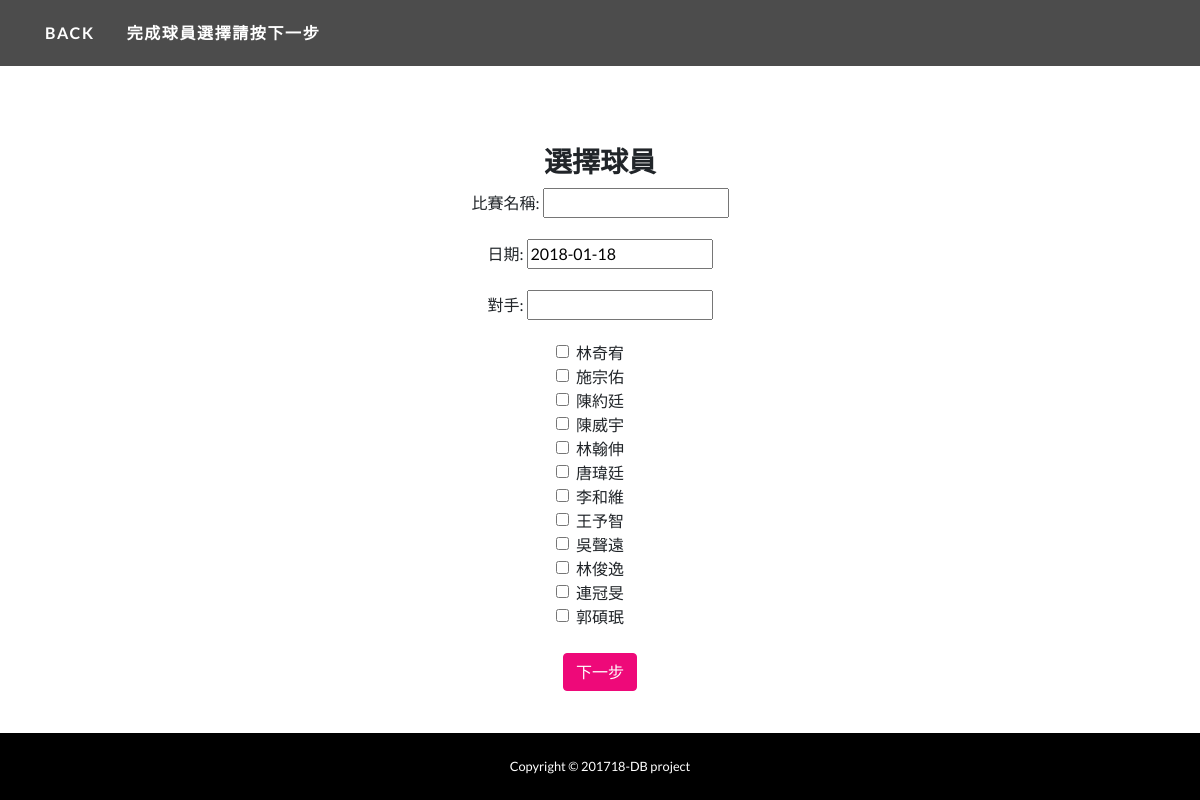
Screenshot of /record/2/newGame/ with the database file from the repository.
### basketR/models.py (models this page shows, shortened)
class Player(models.Model):
	pID 	= models.AutoField(primary_key=True)
	team    = models.ForeignKey(
		Team,
		models.SET_NULL,
		blank=False,
		null=True,
	)
	pNum	= models.IntegerField(blank=False) #背號
	pName 	= models.CharField(max_length=50)
	stuID	= models.CharField(max_length=15)

### basketR/views.py (the view)
# urls.py: url(r'^record/(?P<tID>\d+)/newGame/$', views.addGame, name='addGame'),
def addGame(request, tID):
	team = Team.objects.get(tID=tID)
	player = Player.objects.filter(team=team)
	context = {'team': team, 'player':player, 'ContestForm':ContestForm(initial={'date':datetime.date.today()})}
	return render(request, 'addGame.html', context)

### basketR/form.py
class ContestForm(forms.Form):
    cName = forms.CharField(max_length=20, required=True, label="比賽名稱")
    date  = forms.DateField(required=True, label="日期")
    oppo = forms.CharField(max_length=20, required=True, label="對手")

### basketR/templates/addGame.html (shortened to what this page needs)
{% load staticfiles %}
<!DOCTYPE html>
<html>
    <head>
        <link href="{% static "vendor/bootstrap/css/bootstrap.min.css"%}" rel="stylesheet">
        <link href="{% static "css/one-page-wonder.min.css"%}" rel="stylesheet">
    </head>
    <body>
        <nav class="navbar navbar-expand-lg navbar-dark navbar-custom fixed-top">
            <div class="container">
                <a class="navbar-brand" href="{%url 'teamDetail' tID=team.tID%}">BACK</a>
                <a class="navbar-brand" href="#">完成球員選擇請按下一步</a>
            </div>
        </nav>
        <div>
            <header class="container">
            <div class="row align-items-center">
                <div class="col-lg-6 order-lg-2">
                    <br><br><br><br>
                </div>
            </div>
            </header>
        </div>
        <div class="container-fluid text-center" style="margin-top: 50px; margin-bottom: 40px">
            <h3>選擇球員</h3>
            <form action="{%url 'GDetail' tID=team.tID %}" method="post">
                {{ ContestForm.as_p }}
                {% for people in player %}
                <input class="form-check-input" type="checkbox"  name ="_{{people.pID}}" value = "{{people.pID}}">{{people.pName}}<br>
                {% endfor %}
                <br>
                <input class="btn btn-primary" type="submit" value="下一步">
            </form>
        </div>
                <footer class="py-4 bg-black fixed-bottom">
                  <div class="container">
                    <p class="m-0 text-center text-white small">Copyright &copy; 201718-DB project</p>
                  </div>
                </footer>
    </body>
</html>

### rows the page displays
Player: pName "林奇宥"
Player: pName "施宗佑"
Player: pName "陳約廷"
Player: pName "陳威宇"
Player: pName "林翰伸"
Player: pName "唐瑋廷"
Player: pName "李和維"
Player: pName "王予智"
Player: pName "吳聲遠"
Player: pName "林俊逸"
Player: pName "連冠旻"
Player: pName "郭碩珉"
